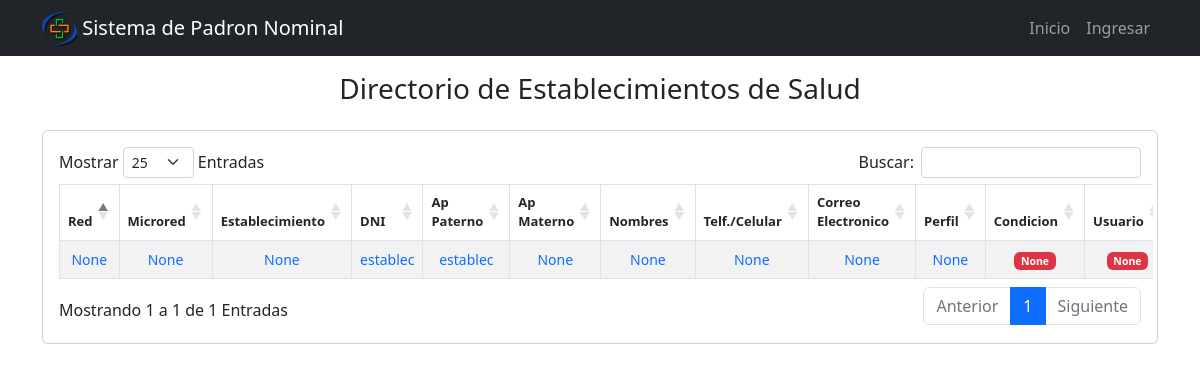
The page /frontend_directorio_establecimiento/ on the database its author committed.
### filiacion/models.py (models this page shows, shortened)
class DirectorioEstablecimiento(models.Model):
    TIPO_USUARIO = [
                    ('diresa', 'diresa'),
                    ('red', 'red'),
                    ('microred', 'microred'),
                    ('establecimiento', 'establecimiento'),
                ]
    PERFIL = [
                ('Consultor', 'Consultor'),
                ('Registrador', 'Registrador'),
            ]
    CONDICION = [
                    ('Alta', 'Alta'),
                    ('Baja', 'Baja'),
                ]
    CUENTA_USUARIO = [
                    ('Si', 'Si'),
                    ('No', 'No'),
                    ('Espera respuesta MINSA', 'Espera respuesta MINSA'),
                ]
    diresa = models.CharField(max_length=100,null=True, blank=True)
    red = models.CharField(max_length=100,null=True, blank=True)
    microred = models.CharField(max_length=100,null=True, blank=True)
    establecimiento = models.CharField(max_length=100,null=True, blank=True)
    tipo_usuario = models.CharField(choices=TIPO_USUARIO, max_length=100, null=True, blank=True)
    documento_identidad = models.CharField(max_length=100,null=True, blank=True)
    apellido_paterno = models.CharField(max_length=100,null=True, blank=True)
    apellido_materno = models.CharField(max_length=200,null=True, blank=True)
    nombres = models.CharField(max_length=200,null=True, blank=True)
    telefono = models.CharField(max_length=200,null=True, blank=True)
    correo_electronico = models.CharField(max_length=200,null=True, blank=True)
    perfil = models.CharField(choices=PERFIL,max_length=100,null=True, blank=True)
    condicion = models.CharField(choices=CONDICION,max_length=100,null=True, blank=True)
    cuenta_usuario = models.CharField(choices=CUENTA_USUARIO,max_length=100,null=True, blank=True)
    contraseña_usuario = models.CharField(max_length=100,null=True, blank=True)
    req_formato = models.FileField(upload_to="filiacion/formato/",null=True, blank=True)
    dateTimeOfUpload_req_formato = models.DateTimeField(auto_now = True,null=True, blank=True)
    req_generales_excel = models.FileField(upload_to="filiacion/excel/",null=True, blank=True)
    dateTimeOfUpload_generales_excel = models.DateTimeField(auto_now = True,null=True, blank=True)

### filiacion/views.py (the view)
# urls.py: path('frontend_directorio_establecimiento/', views.frontend_directorio_establecimiento, name='frontend_directorio_establecimiento'),
def frontend_directorio_establecimiento(request):
    directorio_establecimientos= DirectorioEstablecimiento.objects.all()
    context = {
            'directorio_establecimientos': directorio_establecimientos,
            }
    return render(request, 'frontend/directorio_establecimiento.html', context)

### filiacion/templates/frontend/directorio_establecimiento.html
{% extends 'base.html' %}
{% block content %}
<main class="container">
    <div class="display-1 text-center py-3">
      <h3>Directorio de Establecimientos de Salud</h3>
    </div>
  <section class="card card-body">
    <div class="row">
      <div class="table-responsive">
        <table id="table_padron_establecimiento" class="table table-bordered table-hover table-striped">
          <thead class="text-center" style="font-size: 13px;">
            <tr>
              <th>Red</th>
              <th>Microred</th>
              <th>Establecimiento</th>
              <th>DNI</th>
              <th>Ap Paterno</th>
              <th>Ap Materno</th>
              <th>Nombres</th>
              <th>Telf./Celular</th>
              <th>Correo Electronico</th>
              <th>Perfil</th>
              <th>Condicion</th>
              <th>Usuario</th>
            </tr>
          </thead>
          <tbody class="text-center" style="font-size: 14px;" >
              {% for directorio_establecimiento in directorio_establecimientos %}
              <tr>
                <td class="text-primary">{{ directorio_establecimiento.red }}</td>
                <td class="text-primary">{{ directorio_establecimiento.microred }}</td>
                <td class="text-primary">{{ directorio_establecimiento.establecimiento }}</td>
                <td class="text-primary">{{ directorio_establecimiento.documento_identidad }}</td>
                <td class="text-primary">{{ directorio_establecimiento.apellido_paterno }}</td>
                <td class="text-primary">{{ directorio_establecimiento.apellido_materno }}</td>
                <td class="text-primary">{{ directorio_establecimiento.nombres }}</td>
                <td class="text-primary">{{ directorio_establecimiento.telefono }}</td>
                <td class="text-primary">{{ directorio_establecimiento.correo_electronico }}</td>
                <td class="text-primary">{{ directorio_establecimiento.perfil }}</td>
                {% if directorio_establecimiento.condicion == "Alta" %}
                <td>
                  <span class="badge bg-success">{{ directorio_establecimiento.condicion }}</span>
                </td>
                {% else %}
                <td>
                  <span class="badge bg-danger">{{ directorio_establecimiento.condicion }}</span>
                </td>
                {% endif %}
                {% if directorio_establecimiento.cuenta_usuario == "Si" %}
                <td>
                  <span class="badge bg-success">{{ directorio_establecimiento.cuenta_usuario }}</span>
                </td>
                {% else %}
                <td>
                  <span class="badge bg-danger">{{ directorio_establecimiento.cuenta_usuario }}</span>
                </td>
                {% endif %}
              </tr>
            {% endfor %}
          </tbody>
        </table>
      </div>
    </div>
  </section>
</main>
{% endblock %}

### rows shown on the page
DirectorioEstablecimiento: red "None", microred "None", establecimiento "None", documento_identidad "establec", apellido_paterno "establec", apellido_materno "None", nombres "None", telefono "None", correo_electronico "None", perfil "None", condicion "None", cuenta_usuario "None"
